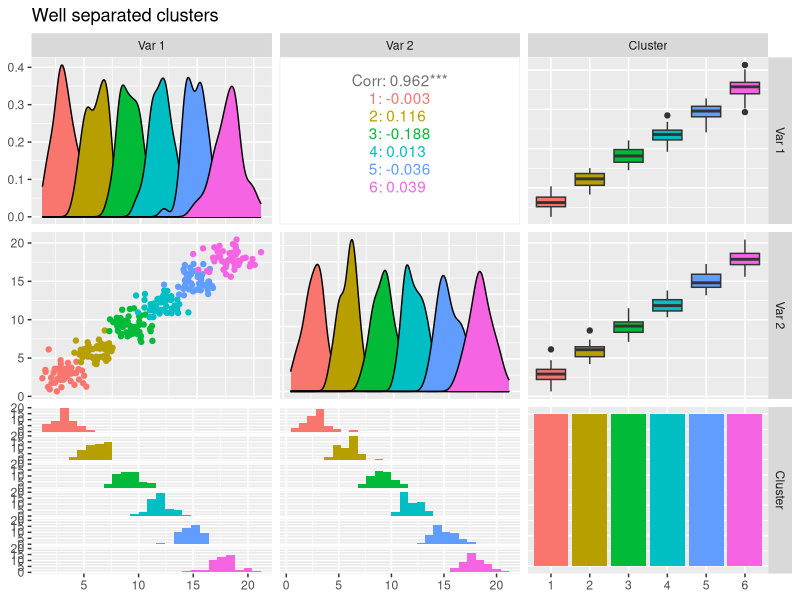

Recreate this plot in R. (Note: this script raises an error after producing the figure.)
#################################
####### Synthetic examples ######
### Different levels of noise ###
#################################

rm(list = ls())

library(MASS)
library(GGally)

# Define ggplot2 theme 
my_theme <-  theme(
    panel.background = element_rect(fill = NA),
    panel.grid.major = element_line(colour = "grey50"),
    panel.grid.major.x = element_blank() ,
    panel.grid.major.y = element_line(size=.1, color="black"),
    axis.ticks.y = element_blank(),
    axis.ticks.x = element_blank()
)

### Data generation ### 
### B. Six clusters, each dataset has a different level of cluster ###
### separability ###

n_experiments <- 100
n_separation_levels <- 4
n_variables <- 2
n_obs_per_cluster <- 50
n_clusters <- 6

Sigma <- diag(n_variables)

N <- n_obs_per_cluster*n_clusters
P <- n_variables
data <- array(NA, c(N, P, n_separation_levels, n_experiments))

set.seed(151)

for(i in 1:n_separation_levels){
  for(j in 1:n_experiments){
    mu = rep(NA, N)
    for(k in 1:n_clusters){
      mu = rep(k*(i-1), n_variables)
      data[((k-1)*n_obs_per_cluster+1):(k*n_obs_per_cluster),,i,j] <-
        mvrnorm(n = n_obs_per_cluster, mu, Sigma)
    }
  }
}

# True cluster labels 
uno <- rep(1, n_obs_per_cluster)
cluster_labels <- c(uno, uno*2, uno*3, uno*4, uno*5, uno*6)

### Plots ###

# Well separated clusters
dataset_example <- data[,,4,1]
example6_dataframe <- as.data.frame(dataset_example)
example6_dataframe$cluster <- as.factor(cluster_labels)
names(example6_dataframe) <- list("Var 1", "Var 2", "Cluster")
ggpairs(data=example6_dataframe, # data.frame with variables
        title="Well separated clusters",  # title of the plot
        mapping=ggplot2::aes(colour = Cluster),
        lower=list(combo=wrap("facethist", binwidth=0.8)))
ggsave("../figures/synthetic-data-b1.pdf", width = 7, height = 7)

# Not so well separated clusters
dataset_example <- data[,,2,1]
example2_dataframe <- as.data.frame(dataset_example) 
example2_dataframe$cluster <- as.factor(cluster_labels)
ggpairs(data=example2_dataframe, # data.frame with variables
        title="Not so well separated clusters", # title of the plot 
        mapping = ggplot2::aes(colour= cluster),
        lower=list(combo=wrap("facethist", binwidth=0.8)))
ggsave("../figures/synthetic-data-b2.pdf", width = 7, height = 7)

save(data, file = "../data/synthetic-data-b.RData")